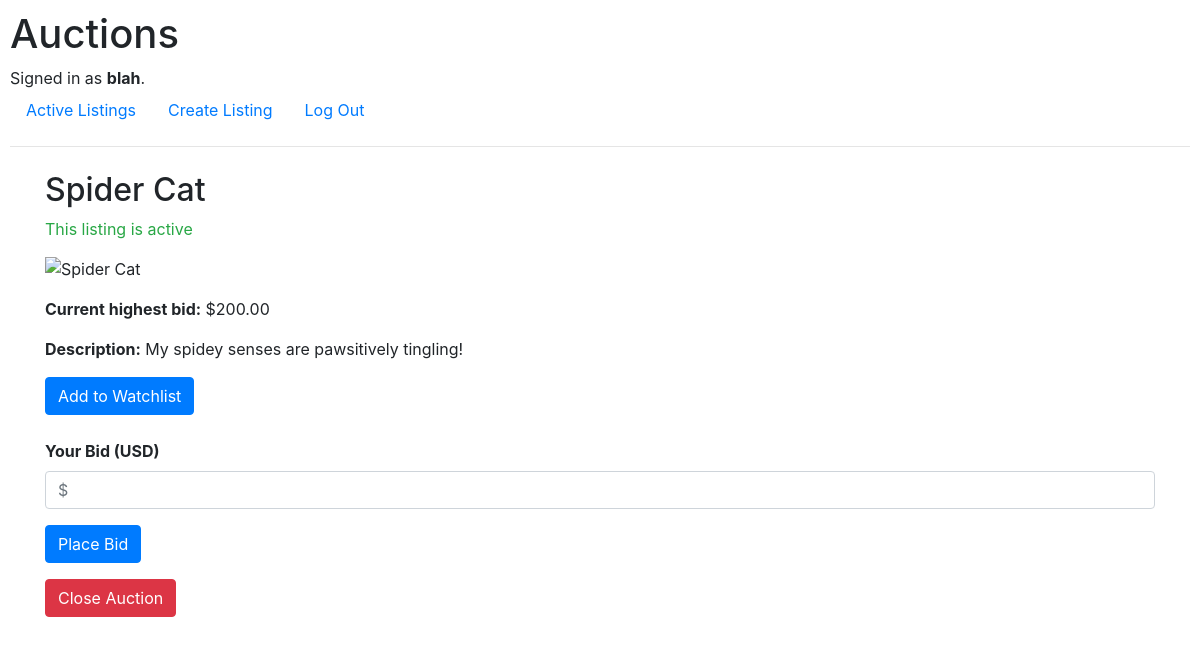
The page /5 (signed in) on the database as committed earlier.
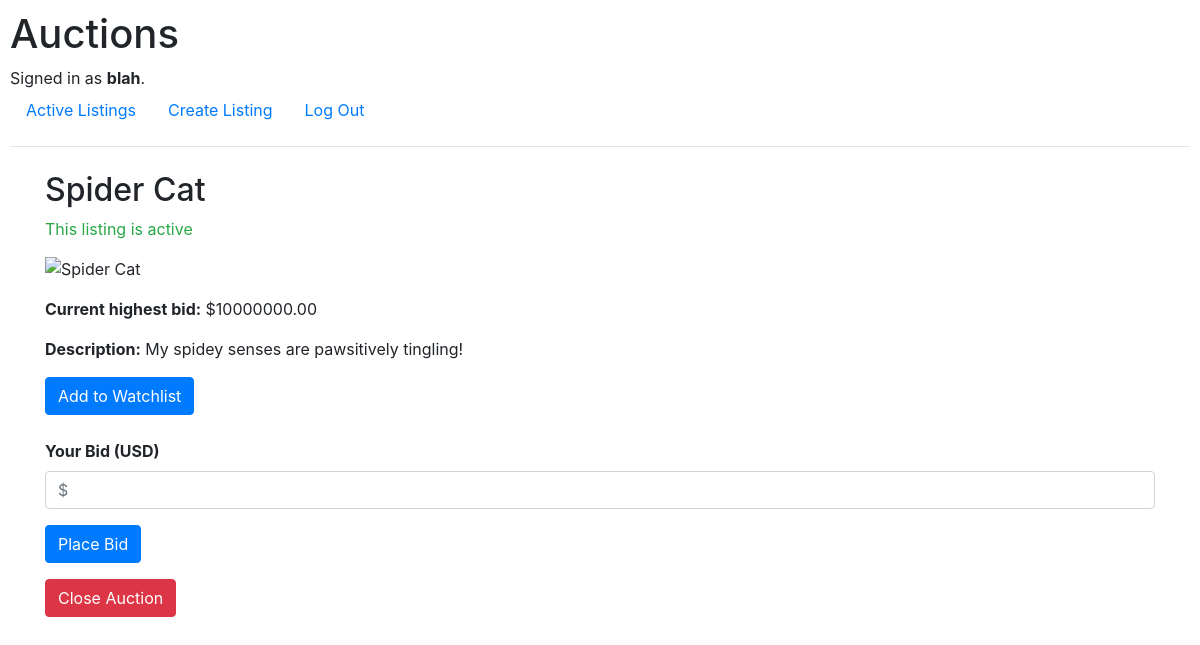
The same page on the database as committed later.
### auctions/models.py (models this page shows, shortened)
class User(AbstractUser):
    watchlist = models.ManyToManyField("Listing", blank=True, related_name="watched_by")

class Listing(models.Model):
    title = models.CharField(max_length=200)
    description = models.CharField(max_length=1000)
    starting_bid = models.DecimalField(max_digits=10, decimal_places=2, default=0)
    image_url = models.URLField(null=True, blank=True)
    category = models.ForeignKey(Category, on_delete=models.SET_NULL, null=True, blank=True, related_name="listings")
    created_at = models.DateTimeField(auto_now_add=True)
    last_updated = models.DateTimeField(auto_now=True)
    current_highest_bid = models.DecimalField(max_digits=10, decimal_places=2, null=True, blank=True)
    current_highest_bidder = models.ForeignKey(User, null=True, blank=True, on_delete=models.SET_NULL, related_name="highest_bids")
    seller = models.ForeignKey(User, on_delete=models.CASCADE, related_name="selling")
    active = models.BooleanField(default=True)
    winner = models.ForeignKey(User, null=True, blank=True, on_delete=models.SET_NULL, related_name="won_auctions")
    def highest_bid(self):
        highest_bid = self.bids.order_by('-amount').first()
        return highest_bid.amount if highest_bid else self.starting_bid

class Bid(models.Model):
    listing = models.ForeignKey(Listing, on_delete=models.CASCADE, related_name="bids")
    bidder = models.ForeignKey(User, on_delete=models.CASCADE)
    amount = models.DecimalField(
        max_digits=10,
        decimal_places=2,
        validators=[MinValueValidator(0.01)],
    )
    timestamp = models.DateTimeField(auto_now_add=True)
    class Meta:
        ordering = ['-amount']

### auctions/views.py (the view)
# urls.py: path("<str:listing_id>", views.listing_detail, name="listing_detail"),
def listing_detail(request, listing_id):
    listing = get_object_or_404(Listing, pk=listing_id)
    is_watching = listing in request.user.watchlist.all()
    is_owner = request.user == listing.seller
    is_winner = request.user.is_authenticated and listing.winner == request.user
    if request.method == "POST":
        if "watchlist" in request.POST:
            if is_watching:
                request.user.watchlist.remove(listing)
            else:
                request.user.watchlist.add(listing)
            return redirect(reverse("listing_detail", args=[listing_id]))
        if "bid" in request.POST:
            form = BidForm(request.POST, listing=listing, user=request.user)
            if form.is_valid():
                bid = form.save()
                messages.success(request, f"Your bid of ${bid.amount} was placed successfully.")
                return redirect("listing_detail", listing_id=listing.id)
        if "close_auction" in request.POST and is_owner and listing.active:
            listing.close_auction()
            messages.success(request, "Auction closed successfully.")
            return redirect("listing_detail", listing_id=listing_id)
    else:
        form = BidForm(listing=listing, user=request.user)
    context = {
        "listing": listing,
        "is_active": listing.active,
        "is_watching": is_watching,
        "form": form,
        "highest_bid": listing.highest_bid(),
        "is_owner": is_owner,
        "is_winner": is_winner,
    }
    return render(request, "auctions/listing_detail.html", context)

### auctions/forms.py (shortened to what this page needs)
class BidForm(forms.ModelForm):
    class Meta:
        model = Bid
        fields = ["amount"]
        widgets = {
            "amount": forms.NumberInput(attrs={"step": "0.01", "min": "0.01"})
        }
    def __init__(self, *args, **kwargs):
        self.listing = kwargs.pop("listing", None)
        self.user = kwargs.pop("user", None)
        super().__init__(*args, **kwargs)

### auctions/templates/auctions/listing_detail.html (shortened to what this page needs)
{% extends "auctions/layout.html" %}
{% block body %}
    <div class="container mt-4">
        <h2>{{ listing.title }}</h2>
        {% if is_active %}
            <p class="text-success">This listing is active</p>
        {% elif not is_active and is_winner %}
            <div class="alert alert-success" role="alert">
                🎉 Congratulations! You won this auction! 🎉
            </div>
        {% else %}
            <p class="text-danger">This listing is closed</p>
        {% endif %}
        {% if listing.image_url %}
            <img src="{{ listing.image_url }}" class="img-fluid mb-3" alt="{{ listing.title }}">
        {% endif %}
        <p><strong>Current highest bid:</strong> ${{ highest_bid }}</p>
        <p><strong>Description:</strong> {{ listing.description }}</p>
        {% if user.is_authenticated %}
            <form method="post">
                <button type="submit" name="watchlist" class="btn btn-{% if is_watching %}danger{% else %}primary{% endif %}">
                    {% if is_watching %}
                        Remove from Watchlist
                    {% else %}
                        Add to Watchlist
                    {% endif %}
                </button>
            </form>
            {% if is_active %}
                <form method="post" class="mt-4">
                    <div class="mb-3">
                        <label for="{{ form.amount.id_for_label }}" class="form-label"><strong>Your Bid (USD)</strong></label>
                        <input type="number" name="{{ form.amount.name }}" step="0.01" min="0.01"
                            id="{{ form.amount.id_for_label }}" class="form-control"
                            value="{{ form.amount.value|default:'' }}" placeholder="$">
                    </div>
                    <button type="submit" name="bid" class="btn btn-primary">Place Bid</button>
                </form>
                {% if is_owner and listing.active %}
                    <form method="post" class="mt-3 mb-3">
                        <button type="submit" name="close_auction" class="btn btn-danger">Close Auction</button>
                    </form>
                {% endif %}
            {% else %}
                <p class="text-danger mt-3"">This auction has ended. No more bids can be placed.</p>
            {% endif %}
        {% endif %}
    </div>
{% endblock %}

### auctions/templates/auctions/layout.html (shortened to what this page needs)
{% load static %}
<!DOCTYPE html>
<html lang="en">
    <head>
        <link rel="stylesheet" href="https://stackpath.bootstrapcdn.com/bootstrap/4.4.1/css/bootstrap.min.css">
        <link href="{% static 'auctions/styles.css' %}" rel="stylesheet">
    </head>
    <body>
        <h1>Auctions</h1>
        <div>
            {% if user.is_authenticated %}
                Signed in as <strong>{{ user.username }}</strong>.
            {% else %}
                Not signed in.
            {% endif %}
        </div>
        <ul class="nav">
            <li class="nav-item">
                <a class="nav-link" href="{% url 'index' %}">Active Listings</a>
            </li>
            {% if user.is_authenticated %}
                <li class="nav-item">
                    <a class="nav-link" href="{% url 'create_listing' %}">Create Listing</a>
                </li>
                <li class="nav-item">
                    <a class="nav-link" href="{% url 'logout' %}">Log Out</a>
                </li>
            {% endif %}
        </ul>
        <hr>
        {% block body %}
        {% endblock %}
    </body>
</html>

### auctions/static/auctions/styles.css (style rules this page uses)
body { padding: 10px; }

Rows that differ between the two databases and show on the page:
added Bid: amount "10000000.00"
Other text that changed with them:
{{ highest_bid }}: "200.00" → "10000000.00"
